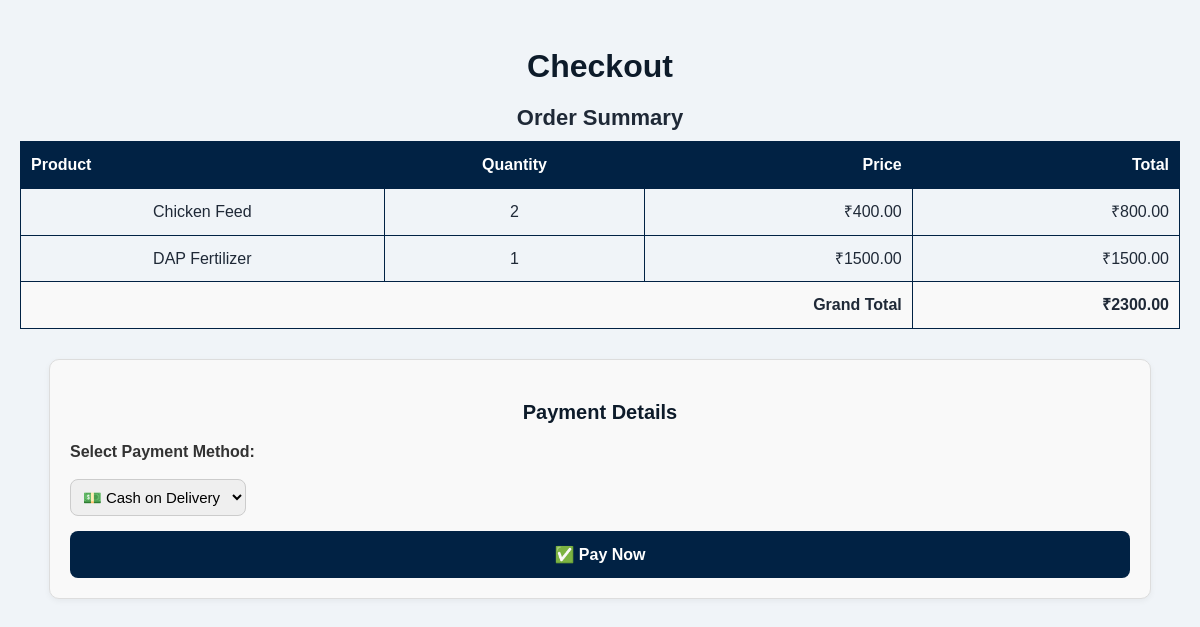
The page /customer_homepage/view_cart/checkout_cart/ (signed in) on the database as committed earlier.
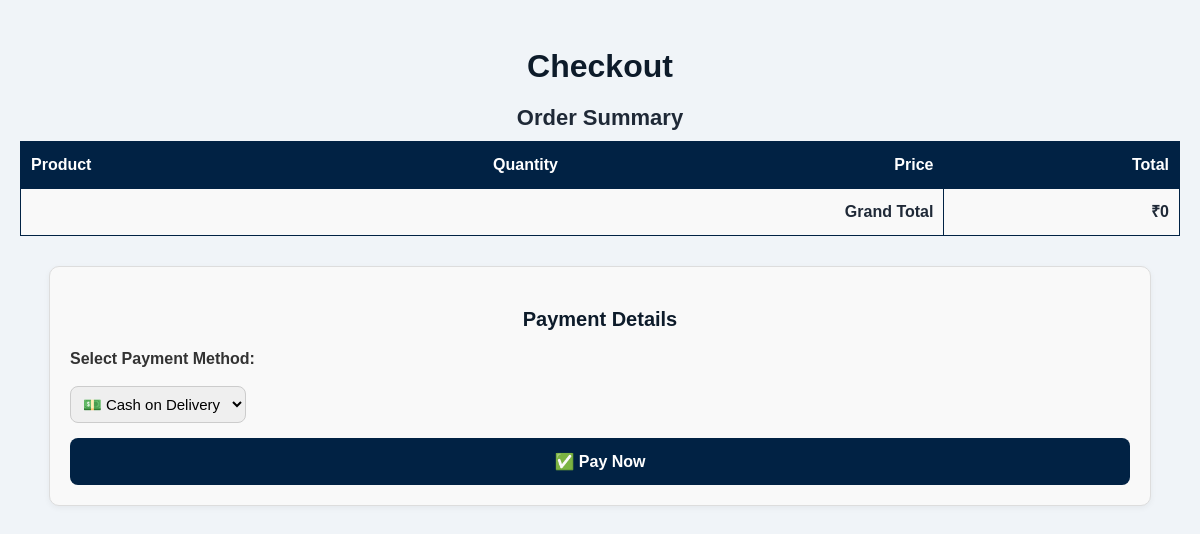
The same page on the database as committed later.
### home/models.py (models this page shows, shortened)
class CartItem(models.Model):
    cart = models.ForeignKey(Cart, related_name='items', on_delete=models.CASCADE)
    product = models.ForeignKey(Product, on_delete=models.CASCADE)
    quantity = models.PositiveIntegerField(default=1)
    def get_total(self):
        return self.product.price * self.quantity

class Product(models.Model):
    name = models.CharField(max_length=100)
    description = HTMLField()
    price = models.DecimalField(max_digits=8, decimal_places=2)
    category = models.CharField(max_length=50)
    image = models.ImageField(upload_to='products/')
    stock = models.PositiveIntegerField(default=0)
    created_at = models.DateTimeField(auto_now_add=True)

### home/views.py (the view, shortened to what this page needs)
# urls.py: path('customer_homepage/view_cart/checkout_cart/', views.checkout_cart, name='checkout_cart'),
@login_required
def checkout_cart(request):
    cart = Cart.objects.get(user=request.user)
    items = cart.items.all()
    total = cart.get_total()
    return render(request, "checkoutpage.html", {
        "items": items,
        "total": total
    })

### home/models.py (called while the page is built)
    def get_total(self):
        return sum(item.get_total() for item in self.items.all())

### shop/templates/checkoutpage.html (shortened to what this page needs)
{% extends 'base.html' %}
{% load static %}
{% block content %}
<section class="checkout-section">
    <h2>Checkout</h2>
    <h3>Order Summary</h3>
    <div class="table-wrapper">
        <table class="checkout-table">
            <thead>
                <tr>
                    <th>Product</th>
                    <th class="center">Quantity</th>
                    <th class="right">Price</th>
                    <th class="right">Total</th>
                </tr>
            </thead>
            <tbody>
                {% for item in items %}
                <tr>
                    <td>{{ item.product.name }}</td>
                    <td class="center">{{ item.quantity }}</td>
                    <td class="right">₹{{ item.product.price }}</td>
                    <td class="right">₹{{ item.get_total }}</td>
                </tr>
                {% endfor %}
            </tbody>
            <tfoot>
                <tr>
                    <td colspan="3" class="right">Grand Total</td>
                    <td class="right">₹{{ total }}</td>
                </tr>
            </tfoot>
        </table>
    </div>
    <div class="payment-form-container">
        <h3>Payment Details</h3>
        <form method="post" class="payment-form">
            <label for="payment_method">Select Payment Method:</label>
            <select style="max-width: fit-content;" id="payment_method" name="payment_method" required>
                <option value="Cash on Delivery">💵 Cash on Delivery</option>
            </select>
            <button type="submit">✅ Pay Now</button>
        </form>
    </div>
</section>
{% endblock %}

Rows that differ between the two databases and show on the page:
removed CartItem: product.name "Chicken Feed", quantity "2", product.price "400.00", get_total "800.00"
removed CartItem: product.name "DAP Fertilizer", quantity "1", product.price "1500.00", get_total "1500.00"
Other text that changed with them:
{{ total }}: "2300.00" → "0"
